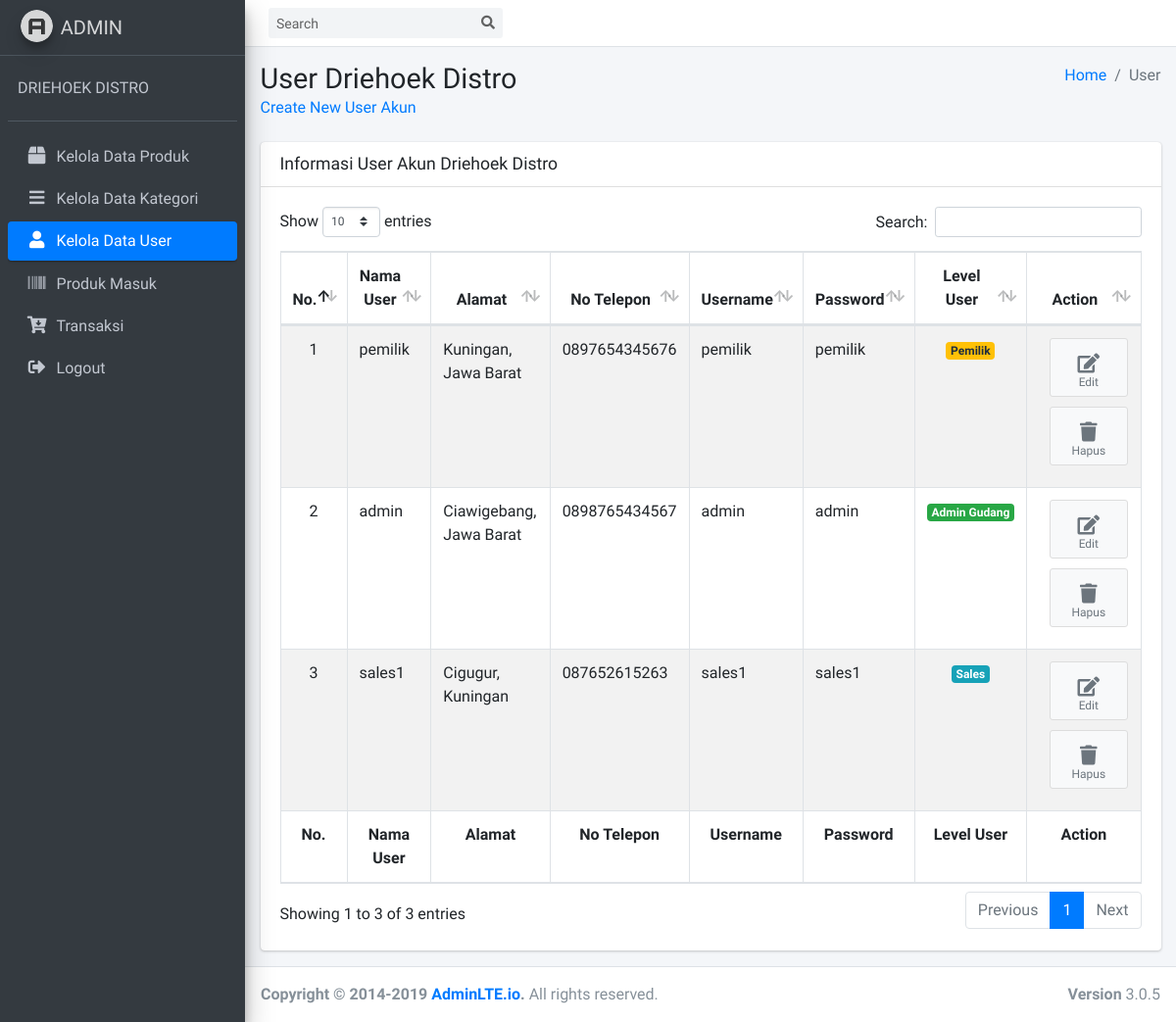
/Admin/cUser (signed in), run on an earlier commit of the app's database.
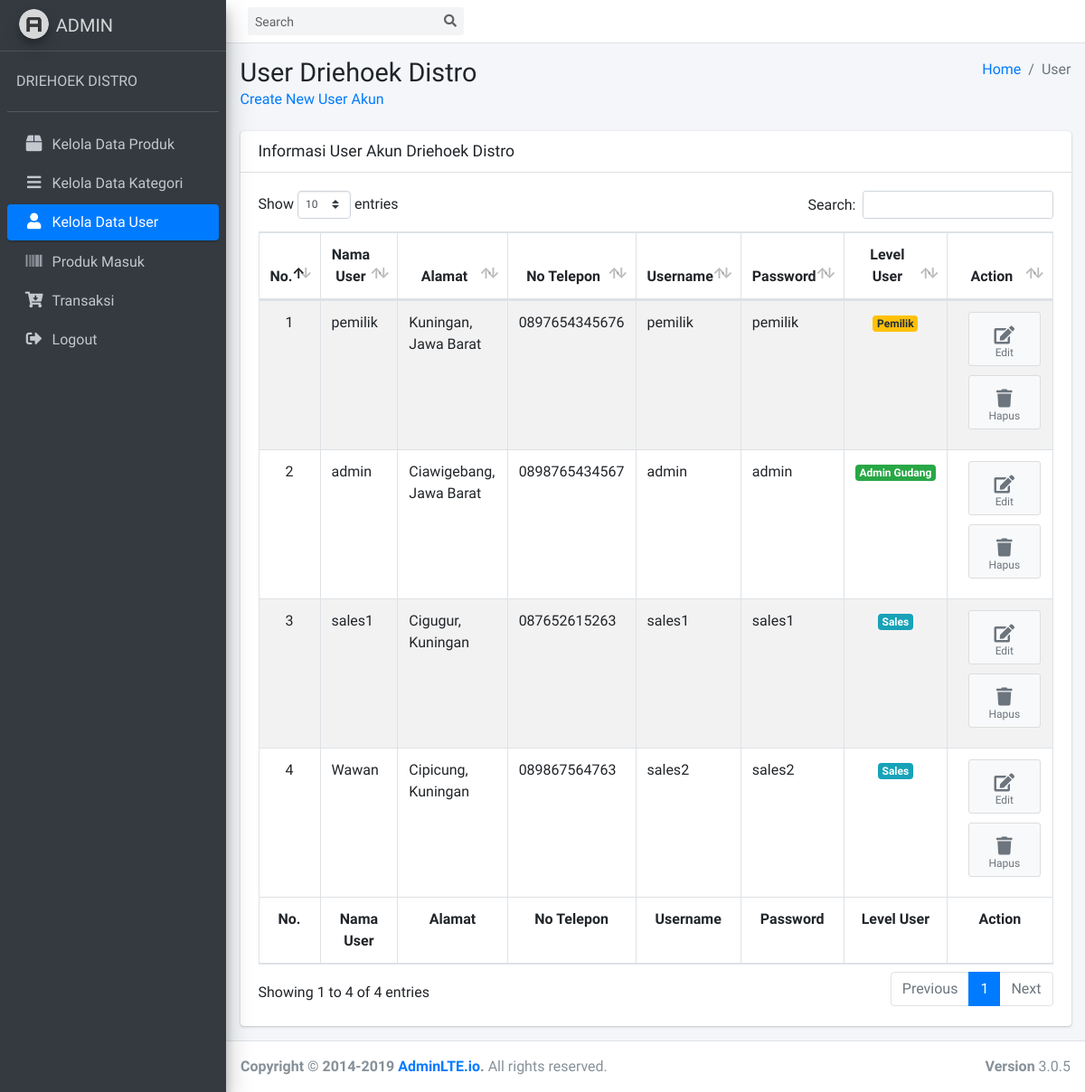
And on a later commit of the database.
### tables this page shows
CREATE TABLE `user` (
  `id_user` int(11) NOT NULL,
  `nama_user` varchar(125) NOT NULL,
  `alamat` text NOT NULL,
  `no_hp` varchar(15) NOT NULL,
  `username` varchar(125) NOT NULL,
  `password` varchar(125) NOT NULL,
  `level_user` int(11) NOT NULL
);

### application/controllers/Admin/cUser.php (called while the page is built, shortened)
<?php
class cUser extends CI_Controller
{
    public function __construct()
    {
        $this->load->model('mUser');
    }
    public function index()
    {
        $data = array(
            'user' => $this->mUser->select()
        );
        $this->load->view('AdminGudang/Layout/head');
        $this->load->view('AdminGudang/Layout/sidebar');
        $this->load->view('AdminGudang/User/vUser', $data);
        $this->load->view('AdminGudang/Layout/footer');
    }
}

### index.php (called while the page is built, shortened)
<?php
require_once BASEPATH.'core/CodeIgniter.php';

### application/models/mUser.php (called while the page is built, shortened)
<?php
class mUser extends CI_Model
{
    public function select()
    {
        $this->db->select('*');
        $this->db->from('user');
        return $this->db->get()->result();
    }
}

### application/views/AdminGudang/User/vUser.php (the view, shortened to what the changed rows need)
<div class="content-wrapper">
    <section class="content-header">
        <div class="container-fluid">
            <div class="row mb-2">
                <div class="col-sm-6">
                    <h1>User Driehoek Distro</h1>
                </div>
            </div>
        </div>
    </section>
    <section class="content">
        <div class="container-fluid">
            <div class="row">
                <div class="col-12">
                    <div class="card">
                        <div class="card-header">
                            <h3 class="card-title">Informasi User Akun Driehoek Distro</h3>
                        </div>
                        <div class="card-body">
                            <table id="example1" class="table table-bordered table-striped">
                                <thead>
                                    <tr>
                                        <th class="text-center">No.</th>
                                        <th class="text-center">Nama User</th>
                                        <th class="text-center">Alamat</th>
                                        <th class="text-center">No Telepon</th>
                                        <th class="text-center">Username</th>
                                        <th class="text-center">Password</th>
                                        <th class="text-center">Level User</th>
                                        <th class="text-center">Action</th>
                                    </tr>
                                </thead>
                                <tbody>
                                    <?php
                                    $no = 1;
                                    foreach ($user as $key => $value) {
                                    ?>
                                        <tr>
                                            <td class="text-center"><?= $no++ ?></td>
                                            <td><?= $value->nama_user ?></td>
                                            <td><?= $value->alamat ?></td>
                                            <td><?= $value->no_hp ?></td>
                                            <td><?= $value->username ?></td>
                                            <td><?= $value->password ?></td>
                                            <td class="text-center">
                                                <?php
                                                if ($value->level_user == '1') {
                                                    echo '<span class="badge badge-warning">Pemilik</span>';
                                                } else if ($value->level_user == '2') {
                                                    echo '<span class="badge badge-success">Admin Gudang</span>';
                                                } else if ($value->level_user == '3') {
                                                    echo '<span class="badge badge-info">Sales</span>';
                                                }
                                                ?>
                                            </td>
                                            <td class="text-center">
                                                <a href="<?= base_url('Admin/cUser/edit/' . $value->id_user) ?>" class="btn btn-app">
                                                    <i class="fas fa-edit"></i> Edit
                                                </a>
                                                <a href="<?= base_url('Admin/cUser/delete/' . $value->id_user) ?>" class="btn btn-app">
                                                    <i class="fas fa-trash"></i> Hapus
                                                </a>
                                            </td>
                                        </tr>
                                    <?php
                                    }
                                    ?>
                                </tbody>
                                <tfoot>
                                    <tr>
                                        <th class="text-center">No.</th>
                                        <th class="text-center">Nama User</th>
                                        <th class="text-center">Alamat</th>
                                        <th class="text-center">No Telepon</th>
                                        <th class="text-center">Username</th>
                                        <th class="text-center">Password</th>
                                        <th class="text-center">Level User</th>
                                        <th class="text-center">Action</th>
                                    </tr>
                                </tfoot>
                            </table>
                        </div>
                    </div>
                </div>
            </div>
        </div>
    </section>
</div>

What changed in the data, as far as the page shows it:
added user: nama_user "Wawan", alamat "Cipicung, Kuningan", no_hp "089867564763", username "sales2", password "sales2", level_user "Sales"
Also different on the page:
text written by a page script: "Show entries Search: Showing 1 to 3 of 3 entries Previous 1 Next" → "Show entries Search: Showing 1 to 4 of 4 entries Previous 1 Next"
